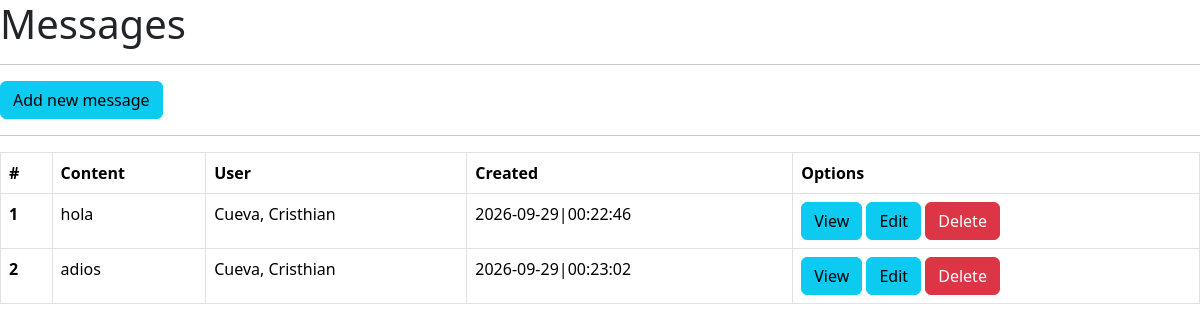
/messages, run on an earlier commit of the app's database.
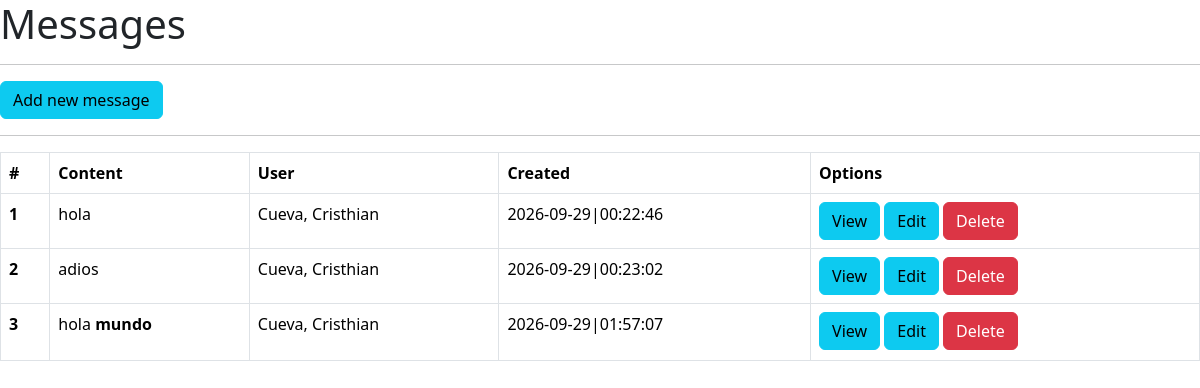
And on a later commit of the database.
### main.py (models this page shows, shortened)
class Message(db.Model):
    __tablename__ = "messages"
    id = db.Column(db.Integer, primary_key=True, autoincrement=True)
    content = db.Column(db.Text, nullable=True)
    created = db.Column(db.DateTime(timezone=True), server_default=func.now())
    user_id = db.Column(db.Integer, db.ForeignKey("users.id"))
    user = db.relationship("User", backref="user")

class User(db.Model):
    __tablename__ = "users"
    id = db.Column(db.Integer, primary_key=True, autoincrement=True)
    code = db.Column(db.String(11), nullable=False)
    first_name = db.Column(db.String(128), nullable=False)
    last_name = db.Column(db.String(128), nullable=False)
    age = db.Column(db.Integer, nullable=True)
    created = db.Column(db.DateTime(timezone=True), server_default=func.now())

### main.py (the view)
@app.route("/messages")
def view_messages():
    items = Message.query.all()
    return render_template("messages.html", items=items)

### templates/messages.html (shortened to what this page needs)
<!doctype html>
<html lang="es">
  <head>
    <link href="https://cdn.jsdelivr.net/npm/bootstrap@5.3.8/dist/css/bootstrap.min.css" rel="stylesheet">
  </head>
  <body>
    <h1>Messages</h1>
    <hr>
    <a href="{{ url_for('view_messages_add') }}" class="btn btn-info">Add new message</a>
    <hr>
    <table class="table table-bordered">
  <thead>
    <tr>
      <th scope="col">#</th>
      <th scope="col">Content</th>
      <th scope="col">User</th>
      <th scope="col">Created</th>
      <th scope="col">Options</th>
    </tr>
  </thead>
  <tbody>
    {% for item in items %}
    <tr>
      <th scope="row">{{ item.id }}</th>
      <td>{{ item.content|safe }}</td>
      <td>{{ item.user.last_name }}, {{ item.user.first_name }}</td>
      <td>{{ item.created.strftime('%Y-%m-%d|%H:%M:%S') }}</td>
      <td>
        <a href="{{ url_for('view_messages_by_id', message_id=item.id) }}" class="btn btn-info">View</a>
        <a href="{{ url_for('view_messages_edit_by_id', message_id=item.id) }}" class="btn btn-info">Edit</a>
        <a href="{{ url_for('view_messages_delete_by_id', message_id=item.id) }}" class="btn btn-danger">Delete</a>
      </td>
    </tr>
    {% endfor %}
  </tbody>
</table>
  </body>
</html>

What changed in the data, as far as the page shows it:
added Message: id "3", content "hola mundo", user.last_name "Cueva", user.first_name "Cristhian", created "2026-09-29|01:57:07"
